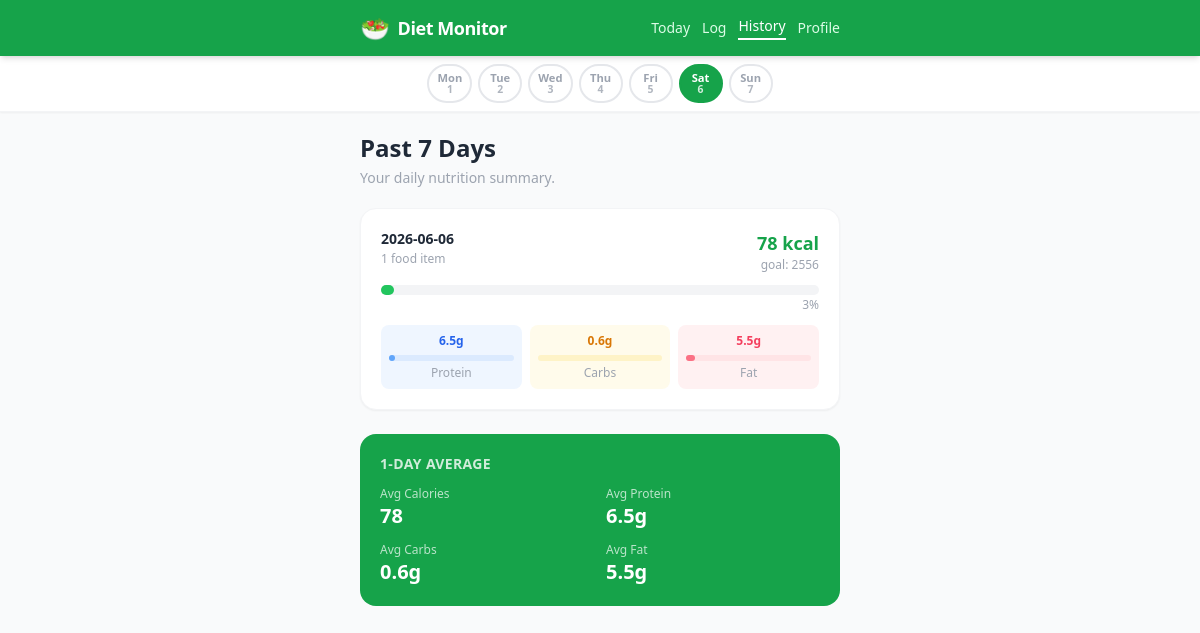
The app's page /history with its own data.
### tables this page shows
CREATE TABLE food_logs (
                id             INTEGER PRIMARY KEY AUTOINCREMENT,
                date           TEXT    NOT NULL,
                food_name      TEXT    NOT NULL,
                calories       REAL    NOT NULL DEFAULT 0,
                protein        REAL    NOT NULL DEFAULT 0,
                carbs          REAL    NOT NULL DEFAULT 0,
                fat            REAL    NOT NULL DEFAULT 0,
                quantity_grams REAL    NOT NULL DEFAULT 100,
                logged_at      TEXT    NOT NULL DEFAULT (datetime('now'))
            , meal_type TEXT NOT NULL DEFAULT 'snacks');

CREATE TABLE daily_goals (
                id       INTEGER PRIMARY KEY AUTOINCREMENT,
                calories REAL NOT NULL DEFAULT 2000,
                protein  REAL NOT NULL DEFAULT 150,
                carbs    REAL NOT NULL DEFAULT 250,
                fat      REAL NOT NULL DEFAULT 65
            );

### main.py (the view)
@app.get("/history", response_class=HTMLResponse)
async def history_page(request: Request):
    history = await database.get_history(7)
    goals   = await database.get_goals()
    return templates.TemplateResponse(
        request,
        "history.html",
        {"history": history, "goals": goals},
    )

### templates/history.html (shortened to what this page needs)
{% extends "base.html" %}
{% block content %}
<div class="mb-5">
  <h1 class="text-2xl font-bold text-gray-800">Past 7 Days</h1>
  <p class="text-sm text-gray-400 mt-1">Your daily nutrition summary.</p>
</div>
{% if history %}
<div class="space-y-3">
  {% for day in history %}
  {% set cal_pct  = pct(day.calories, goals.calories) %}
  {% set prot_pct = pct(day.protein,  goals.protein) %}
  {% set carb_pct = pct(day.carbs,    goals.carbs) %}
  {% set fat_pct  = pct(day.fat,      goals.fat) %}
  <div class="bg-white rounded-2xl shadow-sm border border-gray-100 p-5">
    <div class="flex items-start justify-between mb-3">
      <div>
        <p class="font-semibold text-gray-800 text-sm">{{ day.date }}</p>
        <p class="text-xs text-gray-400 mt-0.5">{{ day.entries }} food item{{ 's' if day.entries != 1 }}</p>
      </div>
      <div class="text-right">
        <p class="text-lg font-bold {% if cal_pct > 100 %}text-rose-500{% else %}text-brand-600{% endif %}">
          {{ day.calories | round(0) | int }} kcal
        </p>
        <p class="text-xs text-gray-400">goal: {{ goals.calories | int }}</p>
      </div>
    </div>
    <div class="mb-3">
      <div class="w-full bg-gray-100 rounded-full h-2.5">
        <div class="h-2.5 rounded-full {% if cal_pct > 100 %}bg-rose-400{% else %}bg-brand-500{% endif %}"
             style="width: {{ cal_pct }}%"></div>
      </div>
      <p class="text-right text-xs text-gray-400 mt-0.5">{{ cal_pct }}%</p>
    </div>
    <div class="grid grid-cols-3 gap-2 text-xs">
      <div class="bg-blue-50 rounded-lg p-2 text-center">
        <p class="text-blue-600 font-semibold">{{ day.protein | round(1) }}g</p>
        <div class="w-full bg-blue-100 rounded-full h-1.5 mt-1.5">
          <div class="h-1.5 rounded-full bg-blue-400" style="width: {{ prot_pct }}%"></div>
        </div>
        <p class="text-gray-400 mt-1">Protein</p>
      </div>
      <div class="bg-amber-50 rounded-lg p-2 text-center">
        <p class="text-amber-600 font-semibold">{{ day.carbs | round(1) }}g</p>
        <div class="w-full bg-amber-100 rounded-full h-1.5 mt-1.5">
        </div>
        <p class="text-gray-400 mt-1">Carbs</p>
      </div>
      <div class="bg-rose-50 rounded-lg p-2 text-center">
        <p class="text-rose-500 font-semibold">{{ day.fat | round(1) }}g</p>
        <div class="w-full bg-rose-100 rounded-full h-1.5 mt-1.5">
          <div class="h-1.5 rounded-full bg-rose-400" style="width: {{ fat_pct }}%"></div>
        </div>
        <p class="text-gray-400 mt-1">Fat</p>
      </div>
    </div>
  </div>
  {% endfor %}
</div>
{% set total_cal  = history | sum(attribute='calories') %}
{% set avg_cal    = (total_cal / history | length) | round(0) | int %}
<div class="mt-6 bg-brand-600 text-white rounded-2xl p-5">
  <h3 class="text-sm font-semibold opacity-80 uppercase tracking-wide mb-3">{{ history | length }}-Day Average</h3>
  <div class="grid grid-cols-2 gap-3 text-sm">
    <div>
      <p class="opacity-70 text-xs">Avg Calories</p>
      <p class="text-xl font-bold">{{ avg_cal }}</p>
    </div>
    <div>
      <p class="opacity-70 text-xs">Avg Protein</p>
      <p class="text-xl font-bold">{{ (history | sum(attribute='protein') / history | length) | round(1) }}g</p>
    </div>
    <div>
      <p class="opacity-70 text-xs">Avg Carbs</p>
      <p class="text-xl font-bold">{{ (history | sum(attribute='carbs') / history | length) | round(1) }}g</p>
    </div>
    <div>
      <p class="opacity-70 text-xs">Avg Fat</p>
      <p class="text-xl font-bold">{{ (history | sum(attribute='fat') / history | length) | round(1) }}g</p>
    </div>
  </div>
</div>
{% endif %}
{% endblock %}

### templates/base.html (style rules this page uses)
* { -webkit-tap-highlight-color: transparent; }

### records on screen
food_logs: date "2026-06-06", entries "1", calories "78", id "3", protein "6.5", {{ prot_pct }} 5 (drawn), carbs "0.6", fat "5.5", {{ fat_pct }} 7 (drawn)
daily_goals: calories "2556"

### other values on screen
{{ history | length }} "1"
{{ avg_cal }} "78"
{{ (history | sum(attribute='protein') / history | length) | round(1) }} "6.5"
{{ (history | sum(attribute='carbs') / history | length) | round(1) }} "0.6"
{{ (history | sum(attribute='fat') / history | length) | round(1) }} "5.5"
